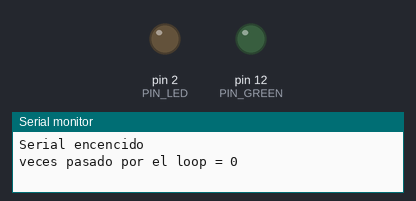
Recording of a sketch running on a simulated Arduino Uno, built with avr-gcc and run on an emulated ATmega328P. On the bench: output pins drawn as LEDs (lit = HIGH), the last lines printed to the serial monitor.

Above: at 1.6 s.
At 5.3 s:
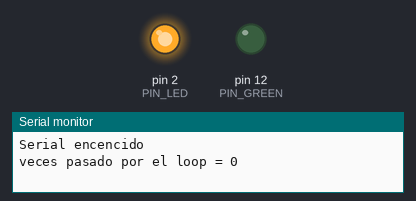
At 21.8 s:
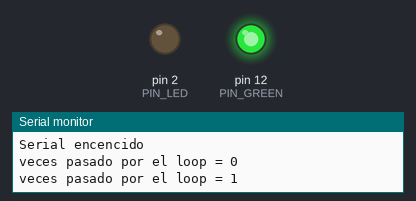
Timing chart, 0 to 26.8 s (numbered marks = the images above):
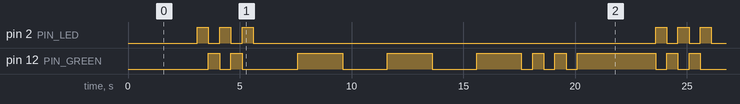

The sketch:

01_blink.ino
```cpp
//-add library:
//#include <stdio.h> | #include "stdio.h"

//-constants
//#define nombre_variable (mayusculas) valor | ejemplo: #define PI 3.14

#define PIN_LED 2
#define PIN_GREEN 12
int timesPassedLoop = 0;

void setup() {
  //velocidad comunicación mandar datos
  Serial.begin(115200);
  delay(100);// delay para que de tiempo se active el monitor serie, sino no se ve los prints
  Serial.println("Serial encencido");

  //definir si patilla entrada o de salida
  pinMode(PIN_LED, OUTPUT);
  pinMode(PIN_GREEN, OUTPUT);
}

void loop() {
  /*digitalWrite(uint8_t pin, uint8_t val)
  permite escribir valores analogicos
  analogWrite(uint8_t pin, int value)

  HIGH=1
  LOW=0
  */

  Serial.println("veces pasado por el loop = " + String(timesPassedLoop));
  delay(3000);
  //Serial.println("encencido.");
  digitalWrite(PIN_LED, HIGH);
  digitalWrite(PIN_GREEN, LOW);
  delay(500);
  digitalWrite(PIN_LED, LOW);
  digitalWrite(PIN_GREEN, HIGH);
  delay(500);
  digitalWrite(PIN_LED, HIGH);
  digitalWrite(PIN_GREEN, LOW);
  delay(500);
  digitalWrite(PIN_LED, LOW);
  digitalWrite(PIN_GREEN, HIGH);
  delay(500);
  digitalWrite(PIN_LED, HIGH);
  digitalWrite(PIN_GREEN, LOW);
  delay(500);

  digitalWrite(PIN_LED, LOW);
  digitalWrite(PIN_GREEN, LOW);
  delay(2000);
  digitalWrite(PIN_GREEN, HIGH);
  delay(2000);
  digitalWrite(PIN_GREEN, LOW);
  delay(2000);
  digitalWrite(PIN_GREEN, HIGH);
  delay(2000);
  digitalWrite(PIN_GREEN, LOW);
  delay(2000);
  digitalWrite(PIN_GREEN, HIGH);
  delay(2000);
  digitalWrite(PIN_GREEN, LOW);


  delay(500);
  digitalWrite(PIN_GREEN, HIGH);
  delay(500);
  digitalWrite(PIN_GREEN, LOW);
  delay(500);
  digitalWrite(PIN_GREEN, HIGH);
  delay(500);
  digitalWrite(PIN_GREEN, LOW);
  delay(500);
  digitalWrite(PIN_GREEN, HIGH);
  delay(500);

  //Serial.println("apagado.");
  timesPassedLoop++;


}
```

Measured:
- by itself, pin 2 (PIN_LED): repeats every 20.5 s: 2 × (LOW 0.50 s, HIGH 0.50 s), LOW 18.0 s, HIGH 0.50 s
- by itself, pin 12 (PIN_GREEN): repeats every 20.5 s: LOW 0.50 s, HIGH 0.50 s, LOW 2.5 s, 2 × (HIGH 2.0 s, LOW 2.0 s), HIGH 2.0 s, 2 × (LOW 0.50 s, HIGH 0.50 s), LOW 0.50 s, HIGH 3.5 s, LOW 0.50 s, HIGH 0.50 s
- by itself, everything shown: repeats every 20.5 s, in 17 steps
